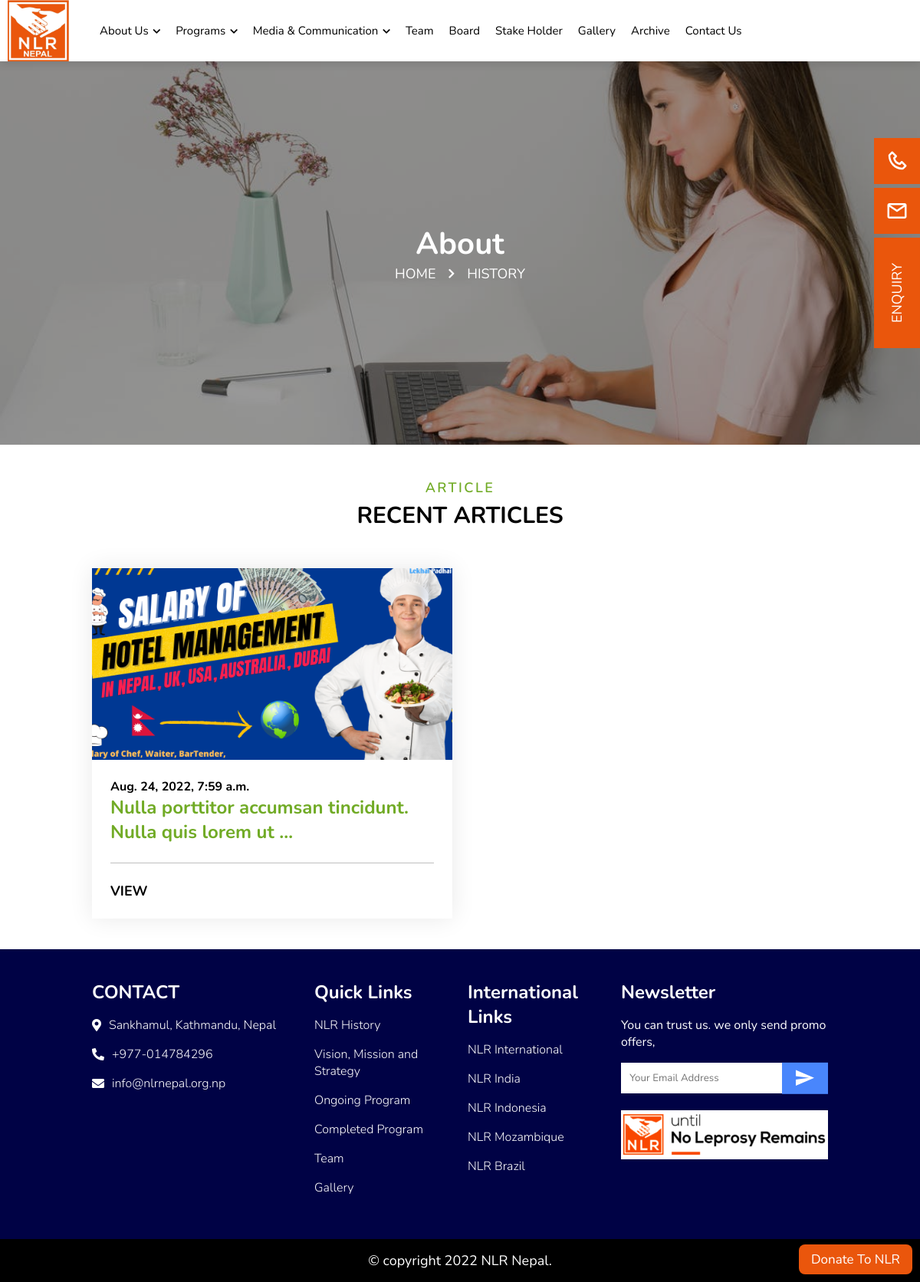
The page /pages/articles/ on the database its author committed.
### home/models.py (models this page shows, shortened)
class Article(models.Model):
    title = models.CharField(max_length=255, verbose_name='Title', unique=True)
    slug = models.SlugField(max_length=255, unique=True, null=True, blank=True)
    description = RichTextField()
    image = models.ImageField(upload_to='blog/', verbose_name='Image')
    location = models.CharField(max_length=255, verbose_name='Location')
    created_at = models.DateTimeField(auto_now_add=True)
    updated_at = models.DateTimeField(auto_now=True)
    class Meta:
        verbose_name_plural = "Article"

### pages/views.py (the view)
# urls.py: path('articles/', ArticlesPageView.as_view(), name='articles'),
class ArticlesPageView(View):
    def get(self, request, *args, **kwargs):
        articles = Article.objects.all().order_by('-id')
        context = {
            'articles': articles,
        }
        return render(request, 'frontend/pages/articles.html', context)

### home/context_processors.py (called while the page is built)
def social_accounts(request):
    socials = SocialAccount.objects.all()
    return dict(socials=socials)

### templates/frontend/pages/articles.html (shortened to what this page needs)
{% extends "frontend/base.html" %}
{% load static %}
{% block content %}
  <div class="page-banner" style="background-image: url({% static 'frontend/images/img/page-banner.jpeg' %})">
    <div class="enquiry">
      <a href="{% url 'contact' %}">
        <button>Enquiry</button>
      </a>
    </div>
    <a href="mailto:info@nlrnepal.org.np">
    <div class="side-email">
      <div class="icon">
        <img src="{% static 'frontend/images/icons/mail.svg' %}" alt="" />
      </div>
    </div>
    </a>
    <a href="tel:+977-014784296">
    <div class="side-call">
      <div class="icon">
        <img src="{% static 'frontend/images/icons/phone.svg' %}" alt="" />
      </div>
    </div>
    </a>
    <div class="page-title">
      <h1>About</h1>
      <h6>
        <a href="/"> Home</a>
        <i class="fas fa-chevron-right"></i> History
      </h6>
    </div>
  </div>
  <section>
    <div class="wrapper">
      <div class="blog">
        <div class="title">
          <h4>Article</h4>
          <h2>Recent Articles</h2>
        </div>
        <div class="list">
        {% for article in articles %}
        <div>
          <div class="item">
            <a href="{% url 'articledetail' article.slug %}">
              <div class="image">
                <div class="img" style="background-image: url({{article.image.url}})"></div>
              </div>
            </a>
            <div class="details">
              <h6>{{article.created_at}}</h6>
              <a href="{% url 'articledetail' article.slug %}">
                <h4 class="name">{{article.title|truncatewords:8}}</h4>
              </a>
              <a href="{% url 'articledetail' article.slug %}">
                <button>View</button>
              </a>
            </div>
          </div>
        </div>
          {% endfor %}
        </div>
      </div>
    </div>
  </section>
{% endblock content %}

### static/frontend/css/responsive.css (style rules this page uses)
@media only screen and (max-width: 1200px) { .wrapper { max-width: 1000px; } }
@media only screen and (max-width: 1200px) { .blog .list { display: -ms-grid; display: grid; -ms-grid-columns: 1fr 1fr; grid-template-columns: 1fr 1fr; grid-gap: 20px; } }

### rows shown on the page
Article: image (picture), created_at "Aug. 24, 2022, 7:59 a.m.", title "Nulla porttitor accumsan tincidunt. Nulla quis lorem ut …"
